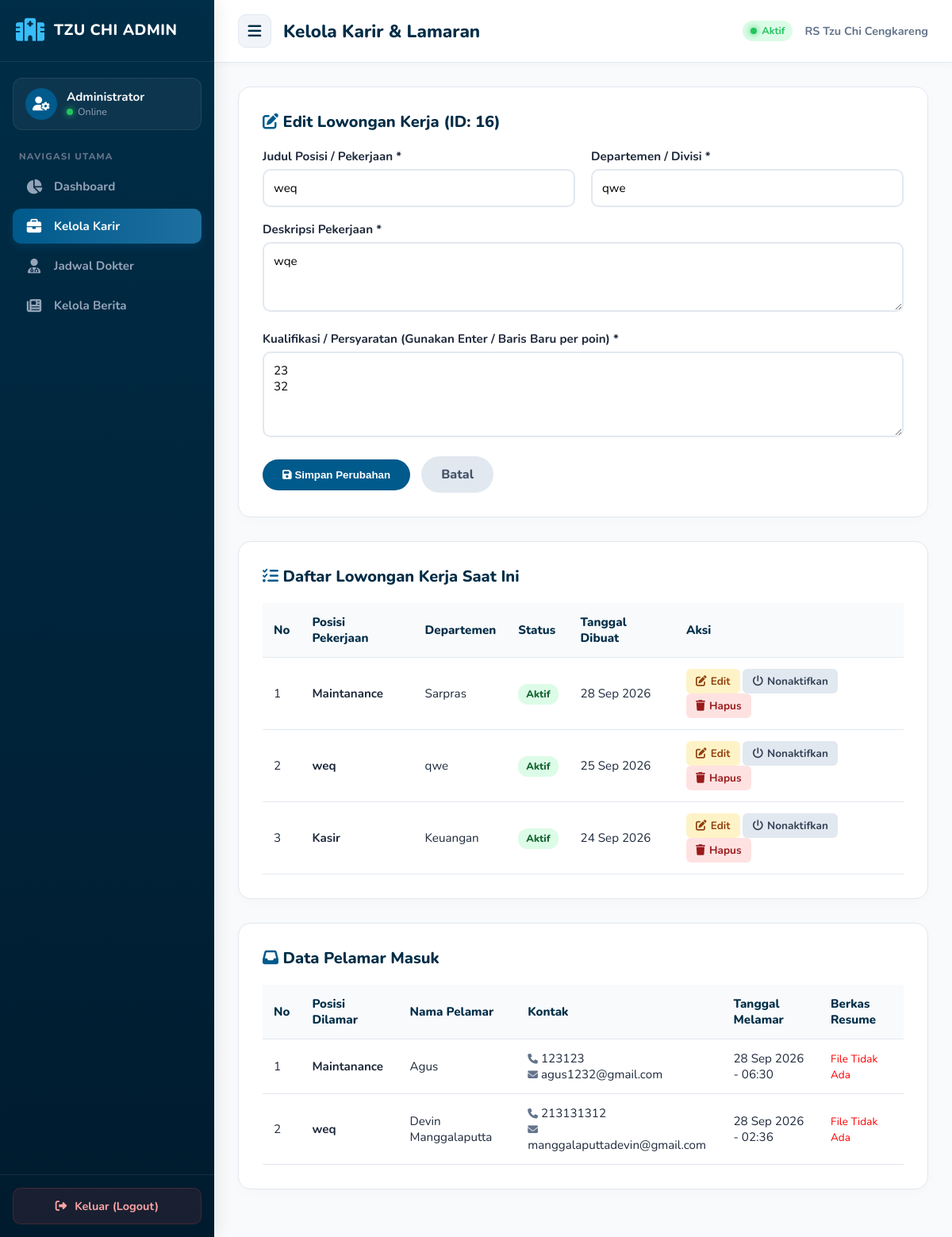
The page /admin.php?page=karir&action=edit_lowongan&id=16 on the database its author committed.
### tables this page shows
CREATE TABLE `job_vacancies` (
  `id` int(11) NOT NULL,
  `title` varchar(100) NOT NULL,
  `department` varchar(100) NOT NULL,
  `location` varchar(100) NOT NULL,
  `employment_type` varchar(50) DEFAULT 'Penuh Waktu',
  `description` text NOT NULL,
  `requirements` text NOT NULL,
  `is_active` tinyint(1) DEFAULT '1',
  `created_at` timestamp NOT NULL DEFAULT CURRENT_TIMESTAMP,
  `updated_at` timestamp NOT NULL DEFAULT CURRENT_TIMESTAMP ON UPDATE CURRENT_TIMESTAMP
);

CREATE TABLE `applications` (
  `id` int(11) NOT NULL,
  `job_id` int(11) NOT NULL,
  `applied_at` timestamp NOT NULL DEFAULT CURRENT_TIMESTAMP,
  `full_name` varchar(150) NOT NULL,
  `phone` varchar(20) NOT NULL,
  `email` varchar(150) NOT NULL,
  `resume_path` varchar(255) NOT NULL
);

### admin.php (the view, shortened to what this page needs)
<?php
$host = 'localhost';
$db   = 'db_rumahsakit';
$user = 'root';
$pass = 'root';
$conn = new mysqli($host, $user, $pass);
$conn->query("CREATE DATABASE IF NOT EXISTS `$db` CHARACTER SET utf8mb4");
$conn->select_db($db);
$conn->query("CREATE TABLE IF NOT EXISTS job_vacancies (
    id INT AUTO_INCREMENT PRIMARY KEY,
    title VARCHAR(255) NOT NULL,
    department VARCHAR(100) NOT NULL,
    location VARCHAR(100) NOT NULL DEFAULT 'Cengkareng, Jakarta Barat',
    description TEXT NOT NULL,
    requirements TEXT NOT NULL,
    is_active TINYINT(1) DEFAULT 1,
    created_at TIMESTAMP DEFAULT CURRENT_TIMESTAMP
) ENGINE=InnoDB;");
$conn->query("CREATE TABLE IF NOT EXISTS applications (
    id INT AUTO_INCREMENT PRIMARY KEY,
    job_id INT NOT NULL,
    full_name VARCHAR(255) NOT NULL,
    phone VARCHAR(50) NOT NULL,
    email VARCHAR(255) NOT NULL,
    resume_path VARCHAR(255) NOT NULL,
    applied_at TIMESTAMP DEFAULT CURRENT_TIMESTAMP
) ENGINE=InnoDB;");
$page = isset($_GET['page']) ? $_GET['page'] : 'dashboard';
        ?>
        <?php endif;
$editJob = null;
if (isset($_GET['action']) && $_GET['action'] === 'edit_lowongan' && isset($_GET['id'])) {
    $edit_id = intval($_GET['id']);
    $res = $conn->query("SELECT * FROM job_vacancies WHERE id = $edit_id");
    if ($res && $res->num_rows > 0) {
        $editJob = $res->fetch_assoc();
    }
}
$pageTitle = "Dashboard Utama";
if ($page == 'karir') $pageTitle = "Kelola Karir & Lamaran";
?>
<!DOCTYPE html>
<html lang="id">
<head>
    <link rel="stylesheet" href="https://cdnjs.cloudflare.com/ajax/libs/font-awesome/6.4.0/css/all.min.css">
</head>
<body>
    <aside class="sidebar" id="sidebarNav">
        <div class="sidebar-header">
            <i class="fa-solid fa-hospital brand-icon"></i>
            <h2>TZU CHI ADMIN</h2>
        </div>
        <div class="sidebar-profile">
            <div class="profile-avatar">
                <i class="fa-solid fa-user-gear"></i>
            </div>
            <div class="profile-info">
                <span class="name">Administrator</span>
                <span class="status">
                    <span class="status-dot"></span> Online
                </span>
            </div>
        </div>
        <div class="menu-label">Navigasi Utama</div>
        <ul class="sidebar-menu">
            <li>
                <a href="admin.php?page=dashboard" class="<?= $page == 'dashboard' ? 'active' : '' ?>">
                    <i class="fa-solid fa-chart-pie"></i>
                    <span>Dashboard</span>
                </a>
            </li>
            <li>
                <a href="admin.php?page=karir" class="<?= $page == 'karir' ? 'active' : '' ?>">
                    <i class="fa-solid fa-briefcase"></i>
                    <span>Kelola Karir</span>
                </a>
            </li>
<li>
    <a href="edit-jadwal.php" class="<?= basename($_SERVER['PHP_SELF']) == 'edit-jadwal.php' ? 'active' : '' ?>">
        <i class="fa-solid fa-user-doctor"></i>
        <span>Jadwal Dokter</span>
    </a>
</li>
            <li>
                <a href="admin.php?page=berita" class="<?= $page == 'berita' ? 'active' : '' ?>">
                    <i class="fa-solid fa-newspaper"></i>
                    <span>Kelola Berita</span>
                </a>
            </li>
        </ul>
        <div class="sidebar-footer">
            <a href="logout.php" class="btn-logout">
                <i class="fa-solid fa-right-from-bracket"></i>
                <span>Keluar (Logout)</span>
            </a>
        </div>
    </aside>
    <main class="main-content">
        <header class="topbar">
            <div class="topbar-left">
                <button class="menu-toggle" id="toggleBtn" onclick="toggleSidebar()" title="Buka/Tutup Sidebar">
                    <i class="fa-solid fa-bars"></i>
                </button>
                <h1><?= htmlspecialchars($pageTitle) ?></h1>
            </div>
            <div style="display: flex; align-items: center; gap: 15px;">
                <span class="live-indicator"><span class="status-dot"></span> Aktif</span>
                <div style="font-weight: 700; color: var(--text-muted); font-size: 0.9rem;">
                    RS Tzu Chi Cengkareng
                </div>
            </div>
        </header>
        <div class="content-wrapper">
            <?php
            if ($page == 'dashboard') {
                $totalLowongan = $conn->query("SELECT COUNT(*) as total FROM job_vacancies")->fetch_assoc()['total'];
                $totalPelamar  = $conn->query("SELECT COUNT(*) as total FROM applications")->fetch_assoc()['total'];
                ?>
                <div style="display: grid; grid-template-columns: repeat(auto-fit, minmax(220px, 1fr)); gap: 20px; margin-bottom: 30px;">
                    <div class="card" style="margin-bottom:0; display:flex; align-items:center; gap:20px;">
                        <div style="width:60px; height:60px; background:#E0F2FE; color:var(--tzuchi-blue); border-radius:12px; display:flex; align-items:center; justify-content:center; font-size:1.8rem;">
                            <i class="fa-solid fa-briefcase"></i>
                        </div>
                        <div>
                            <h2 id="stat-total-lowongan" style="margin:0; color: var(--tzuchi-blue); font-size:1.8rem;"><?= $totalLowongan ?></h2>
                            <p style="margin:0; color: var(--text-muted); font-weight:700;">Total Lowongan Kerja</p>
                        </div>
                    </div>
                    <div class="card" style="margin-bottom:0; display:flex; align-items:center; gap:20px;">
                        <div style="width:60px; height:60px; background:#DCFCE7; color:var(--tzuchi-green); border-radius:12px; display:flex; align-items:center; justify-content:center; font-size:1.8rem;">
                            <i class="fa-solid fa-users"></i>
                        </div>
                        <div>
                            <h2 id="stat-total-pelamar" style="margin:0; color: var(--tzuchi-green); font-size:1.8rem;"><?= $totalPelamar ?></h2>
                            <p style="margin:0; color: var(--text-muted); font-weight:700;">Total Pelamar</p>
                        </div>
                    </div>
                </div>
                <div class="card">
                    <h3>Selamat Datang di Portal Admin Terpadu</h3>
                    <p style="color: var(--text-muted); margin-bottom: 0;">Silakan gunakan menu navigasi di sebelah kiri untuk mengelola informasi Karir, Jadwal Dokter, dan Berita Utama Website.</p>
                </div>
                <?php
            }
            elseif ($page == 'karir') {
                ?>
                <div class="card" id="form-card">
                    <?php if ($editJob): ?>
                        <h3><i class="fa-solid fa-pen-to-square" style="color:var(--tzuchi-blue);"></i> Edit Lowongan Kerja (ID: <?= $editJob['id'] ?>)</h3>
                        <form method="POST" action="admin.php?page=karir">
                            <div class="form-row">
                                <div class="form-group">
                                    <label>Judul Posisi / Pekerjaan *</label>
                                    <input type="text" name="title" required value="<?= htmlspecialchars($editJob['title']) ?>">
                                </div>
                                <div class="form-group">
                                    <label>Departemen / Divisi *</label>
                                    <input type="text" name="department" required value="<?= htmlspecialchars($editJob['department']) ?>">
                                </div>
                            </div>
                            <div class="form-group">
                                <label>Deskripsi Pekerjaan *</label>
                                <textarea name="description" rows="3" required><?= htmlspecialchars($editJob['description']) ?></textarea>
                            </div>
                            <div class="form-group">
                                <label>Kualifikasi / Persyaratan (Gunakan Enter / Baris Baru per poin) *</label>
                                <textarea name="requirements" rows="4" required><?= htmlspecialchars($editJob['requirements']) ?></textarea>
                            </div>
                            <button type="submit" name="update_lowongan" class="btn-submit">
                                <i class="fa-solid fa-floppy-disk"></i> Simpan Perubahan
                            </button>
                            <a href="admin.php?page=karir" class="btn-cancel">Batal</a>
                        </form>
                    <?php endif; ?>
                </div>
                <div class="card">
                    <h3><i class="fa-solid fa-list-check" style="color:var(--tzuchi-blue);"></i> Daftar Lowongan Kerja Saat Ini</h3>
                    <div class="table-responsive">
                        <table>
                            <thead>
                                <tr>
                                    <th>No</th>
                                    <th>Posisi Pekerjaan</th>
                                    <th>Departemen</th>
                                    <th>Status</th>
                                    <th>Tanggal Dibuat</th>
                                    <th>Aksi</th>
                                </tr>
                            </thead>
                            <tbody id="tbody-lowongan">
                                <?php
                                $jobs = $conn->query("SELECT * FROM job_vacancies ORDER BY created_at DESC");
                                if ($jobs && $jobs->num_rows > 0):
                                    $no = 1;
                                    while ($j = $jobs->fetch_assoc()):
                                ?>
                                    <tr>
                                        <td><?= $no++ ?></td>
                                        <td><strong><?= htmlspecialchars($j['title']) ?></strong></td>
                                        <td><?= htmlspecialchars($j['department']) ?></td>
                                        <td>
                                            <?php if ($j['is_active']): ?>
                                                <span class="badge-status status-active">Aktif</span>
                                            <?php else: ?>
                                                <span class="badge-status status-inactive">Nonaktif</span>
                                            <?php endif; ?>
                                        </td>
                                        <td><?= date('d M Y', strtotime($j['created_at'])) ?></td>
                                        <td>
                                            <a href="admin.php?page=karir&action=edit_lowongan&id=<?= $j['id'] ?>" class="btn-sm btn-edit">
                                                <i class="fa-solid fa-pen-to-square"></i> Edit
                                            </a>
                                            <a href="admin.php?page=karir&action=toggle_status&id=<?= $j['id'] ?>" class="btn-sm btn-toggle">
                                                <i class="fa-solid fa-power-off"></i> <?= $j['is_active'] ? 'Nonaktifkan' : 'Aktifkan' ?>
                                            </a>
                                            <a href="admin.php?page=karir&action=hapus_lowongan&id=<?= $j['id'] ?>" class="btn-sm btn-danger" onclick="return confirm('Yakin ingin menghapus lowongan ini?')">
                                                <i class="fa-solid fa-trash"></i> Hapus
                                            </a>
                                        </td>
                                    </tr>
                                <?php
                                    endwhile;
                                else:
                                ?>
                                    <tr>
                                        <td colspan="6" style="text-align: center; color: var(--text-muted);">Belum ada lowongan kerja yang ditambahkan.</td>
                                    </tr>
                                <?php endif; ?>
                            </tbody>
                        </table>
                    </div>
                </div>
                <div class="card">
                    <h3><i class="fa-solid fa-inbox" style="color:var(--tzuchi-blue);"></i> Data Pelamar Masuk</h3>
                    <div class="table-responsive">
                        <table>
                            <thead>
                                <tr>
                                    <th>No</th>
                                    <th>Posisi Dilamar</th>
                                    <th>Nama Pelamar</th>
                                    <th>Kontak</th>
                                    <th>Tanggal Melamar</th>
                                    <th>Berkas Resume</th>
                                </tr>
                            </thead>
                            <tbody id="tbody-pelamar">
                                <?php
                                $apps = $conn->query("SELECT a.*, j.title as job_title FROM applications a LEFT JOIN job_vacancies j ON a.job_id = j.id ORDER BY a.applied_at DESC");
                                if ($apps && $apps->num_rows > 0):
                                    $no = 1;
                                    while ($a = $apps->fetch_assoc()):
                                ?>
                                    <tr>
                                        <td><?= $no++ ?></td>
                                        <td><strong><?= htmlspecialchars($a['job_title'] ?? 'Lowongan Dihapus') ?></strong></td>
                                        <td><?= htmlspecialchars($a['full_name']) ?></td>
                                        <td>
                                            <i class="fa-solid fa-phone" style="font-size:0.8rem; color:var(--text-muted);"></i> <?= htmlspecialchars($a['phone']) ?><br>
                                            <i class="fa-solid fa-envelope" style="font-size:0.8rem; color:var(--text-muted);"></i> <?= htmlspecialchars($a['email']) ?>
                                        </td>
                                        <td><?= date('d M Y - H:i', strtotime($a['applied_at'])) ?></td>
                                        <td>
                                            <?php if (file_exists($a['resume_path'])): ?>
                                                <a href="<?= htmlspecialchars($a['resume_path']) ?>" download class="btn-sm btn-download">
                                                    <i class="fa-solid fa-download"></i> Download Berkas
                                                </a>
                                            <?php else: ?>
                                                <span style="color: red; font-size:0.85rem;">File Tidak Ada</span>
                                            <?php endif; ?>
                                        </td>
                                    </tr>
                                <?php
                                    endwhile;
                                else:
                                ?>
                                    <tr>
                                        <td colspan="6" style="text-align: center; color: var(--text-muted);">Belum ada pelamar yang mengirimkan berkas.</td>
                                    </tr>
                                <?php endif; ?>
                            </tbody>
                        </table>
                    </div>
                </div>
                <?php
            }
            ?>
        </div>
    </main>
</body>
</html>

### rows shown on the page
job_vacancies: id "16", title "weq", department "qwe", description "wqe", requirements "23 32", is_active "Aktif", created_at "25 Sep 2026"
job_vacancies: title "Maintanance", department "Sarpras", is_active "Aktif", created_at "28 Sep 2026"
job_vacancies: title "Kasir", department "Keuangan", is_active "Aktif", created_at "24 Sep 2026"
applications: job_vacancies.title "Maintanance", full_name "Agus", phone "123123", email "agus1232@gmail.com", applied_at "28 Sep 2026 - 06:30", shows "File Tidak Ada"
applications: job_vacancies.title "weq", full_name "Devin Manggalaputta", phone "213131312", email "manggalaputtadevin@gmail.com", applied_at "28 Sep 2026 - 02:36", shows "File Tidak Ada"

### other values the page prints
$pageTitle "Kelola Karir & Lamaran"
